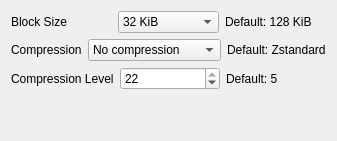
         <widget class="QWidget" name="dolphintool_rvz">
          <attribute name="title">
           <string>RVZ</string>
          </attribute>
          <layout class="QVBoxLayout" name="verticalLayout_14">
           <item>
            <layout class="QHBoxLayout" name="dolphintool_rvz_layout1">
             <item>
              <widget class="QLabel" name="dolphintool_rvz_blocksize_label">
               <property name="text">
                <string>Block Size</string>
               </property>
              </widget>
             </item>
             <item>
              <widget class="QComboBox" name="dolphintool_rvz_blocksize_combo_box">
               <item>
                <property name="text">
                 <string>32 KiB</string>
                </property>
               </item>
               <item>
                <property name="text">
                 <string>64 KiB</string>
                </property>
               </item>
               <item>
                <property name="text">
                 <string>128 KiB</string>
                </property>
               </item>
               <item>
                <property name="text">
                 <string>256 KiB</string>
                </property>
               </item>
               <item>
                <property name="text">
                 <string>512 KiB</string>
                </property>
               </item>
               <item>
                <property name="text">
                 <string>1 MiB</string>
                </property>
               </item>
               <item>
                <property name="text">
                 <string>2 MiB</string>
                </property>
               </item>
              </widget>
             </item>
             <item>
              <widget class="QLabel" name="dolphintool_rvz_blocksize_default_label">
               <property name="text">
                <string>Default: 128 KiB</string>
               </property>
              </widget>
             </item>
            </layout>
           </item>
           <item>
            <layout class="QHBoxLayout" name="dolphintool_rvz_layout2">
             <item>
              <widget class="QLabel" name="dolphintool_rvz_compression_label">
               <property name="text">
                <string>Compression</string>
               </property>
              </widget>
             </item>
             <item>
              <widget class="QComboBox" name="dolphintool_rvz_compression_combo_box">
               <item>
                <property name="text">
                 <string>No compression</string>
                </property>
               </item>
               <item>
                <property name="text">
                 <string>bzip2 (slow)</string>
                </property>
               </item>
               <item>
                <property name="text">
                 <string>LZMA (slow)</string>
                </property>
               </item>
               <item>
                <property name="text">
                 <string>LZMA2 (slow)</string>
                </property>
               </item>
               <item>
                <property name="text">
                 <string>Zstandard (default)</string>
                </property>
               </item>
              </widget>
             </item>
             <item>
              <widget class="QLabel" name="dolphintool_rvz_compression_default_label">
               <property name="text">
                <string>Default: Zstandard</string>
               </property>
              </widget>
             </item>
            </layout>
           </item>
           <item>
            <layout class="QHBoxLayout" name="dolphintool_rvz_layout3">
             <item>
              <widget class="QLabel" name="dolphintool_rvz_level_label">
               <property name="text">
                <string>Compression Level</string>
               </property>
              </widget>
             </item>
             <item>
              <widget class="QSpinBox" name="dolphintool_rvz_level_spin_box">
               <property name="minimum">
                <number>1</number>
               </property>
               <property name="maximum">
                <number>22</number>
               </property>
               <property name="value">
                <number>22</number>
               </property>
              </widget>
             </item>
             <item>
              <widget class="QLabel" name="dolphintool_rvz_level_default_label">
               <property name="text">
                <string>Default: 5</string>
               </property>
              </widget>
             </item>
            </layout>
           </item>
           <item>
            <spacer name="verticalSpacer_18">
             <property name="orientation">
              <enum>Qt::Orientation::Vertical</enum>
             </property>
             <property name="sizeHint" stdset="0">
              <size>
               <width>20</width>
               <height>40</height>
              </size>
             </property>
            </spacer>
           </item>
          </layout>
         </widget>
